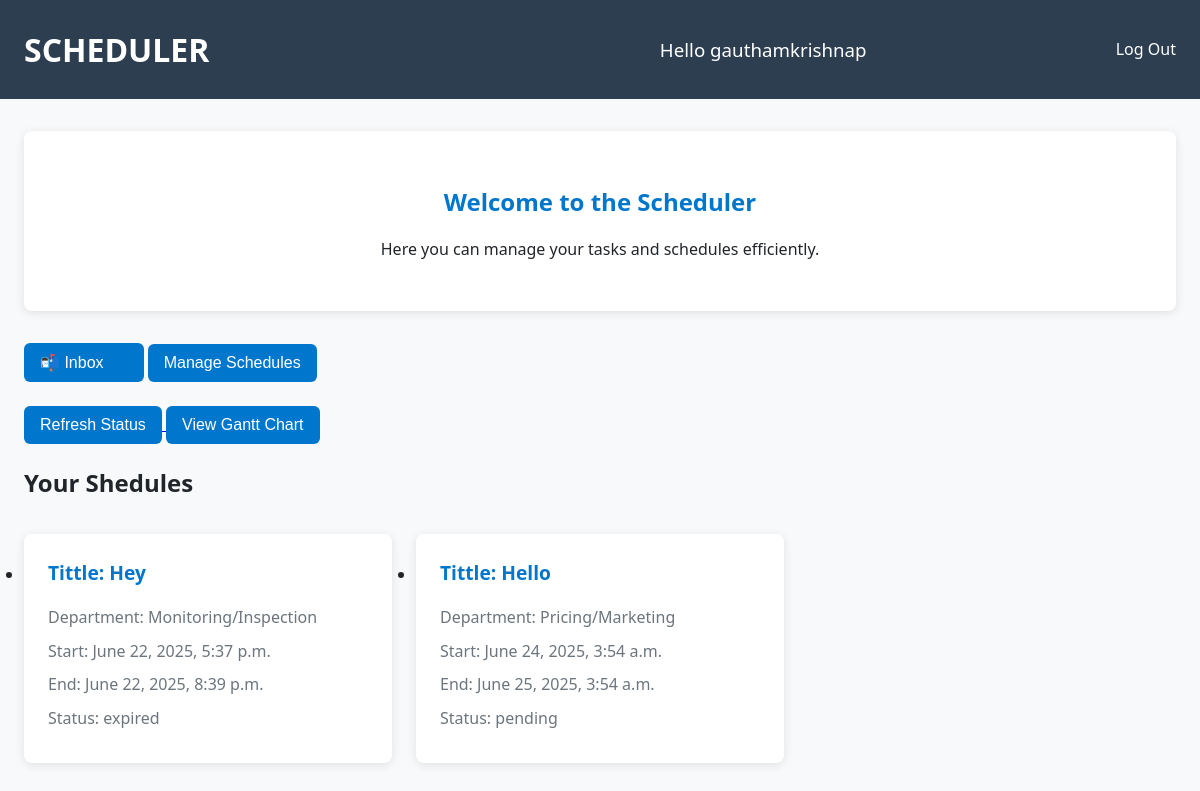
Screenshot of / (signed in) with the database file from the repository.
### home/models.py (models this page shows, shortened)
class Shedule(models.Model):
    user = models.ForeignKey(User, on_delete=models.CASCADE, related_name='schedules')
    title = models.CharField(max_length=100)
    department = models.CharField(max_length=100, blank=True, null=True)
    start_time = models.DateTimeField()
    end_time = models.DateTimeField()
    created_at = models.DateTimeField(auto_now_add=True)
    updated_at = models.DateTimeField(auto_now=True)
    status = models.CharField(max_length=20, null=True, blank=True)

### home/views.py (the view)
# urls.py: path('', views.index, name='index'),
@login_required(login_url='signin')
def index(request):
    shedule = Shedule.objects.filter(user=request.user).order_by('start_time')
    users = User.objects.all()
    unread_count = 0
    if request.user.is_superuser:
        unread_count = Message.objects.filter(read=False).count()
    context = {
        'shedule': shedule,
        'username': request.user.username,
        'users': users if request.user.is_superuser else None , # Show users only to superusers
        'unread_count': unread_count,
    }
    return render(request, 'index.html', context)

### templates/index.html (shortened to what this page needs)
{% load static %}
<!DOCTYPE html>
<html lang="en">
<head>
    <link rel="stylesheet" href="{% static 'sheduler/index.css' %}">
</head>
<body>
    <header>
        <h1>SCHEDULER</h1><br>
            <h3>Hello {{ username }}</h3>
            <nav>
                <ul>
                    <li><a href="/logout">Log Out</a></li>
                </ul>
            </nav>
    </header>
            <main>
              {% if request.user.is_superuser %}
                <section id="welcome-section">
                    <h2>Welcome to the Scheduler</h2>
                    <p>Here you can manage your tasks and schedules efficiently.</p>
                </section>
              {% else %}
                <section id="welcome-section">
                    <h2>Welcome to the Scheduler</h2>
                    <p>Here you can view your schedules and Message to manager.</p>
                </section>
              {% endif %}
                {% if request.user.is_superuser %}
                  <div class="inbox-container">
                      <a href="{% url 'inbox' %}">
                          <button class="inbox-btn">📬 Inbox</button>
                      </a>
                  </div>
                {% endif %}
                {% if request.user.is_superuser %}
                    <a href="{% url 'manage_schedule' %}">
                      <button style="
                        background-color: #0077cc;
                        color: white;
                        padding: 10px 16px;
                        border: none;
                        border-radius: 6px;
                        cursor: pointer;
                        font-size: 1rem;
                      ">
                        Manage Schedules
                      </button>
                    </a>
                {% endif %}
                <br>
                {% if request.user.is_authenticated %}
                  <a href="{% url 'updatestatus' %}">
                    <button style="
                    background-color: #0077cc;
                    color: white;
                    padding: 10px 16px;
                    border: none;
                    border-radius: 6px;
                    cursor: pointer;
                    font-size: 1rem;
                    ">
                    Refresh Status
                    </button>
                  </a>
                  <a href="{% url 'weekly_gantt' %}">
                    <button style="
                    background-color: #0077cc;
                    color: white;
                    padding: 10px 16px;
                    border: none;
                    border-radius: 6px;
                    cursor: pointer;
                    font-size: 1rem;
                    ">
                    View Gantt Chart
                    </button>
                  </a>
                {% endif %}
                <h2>Your Shedules</h2>
                    <section id="task-section">
                        {% if shedule %}
                        <ul class="schedule-list">
                            {% for object in shedule %}
                                <li class="schedule-card">
                                  <div class="schedule-title">
                                    Tittle: {{ object.title }}
                                  </div>
                                  <div class="schedule-info">
                                    <p>Department: {{ object.department }}</p>
                                    <p>Start: {{ object.start_time }}</p>
                                    <p>End: {{ object.end_time }}</p>
                                    <p>Status: {{ object.status }}</p>
                                  </div>
                            {% endfor %}
                          </ul>
                        {% else %}
                          <p>No schedules available.</p>
                        {% endif %}
                </section>
            </main>
    </body>
    </html>

### static/sheduler/index.css (style rules this page uses)
:root { --primary-color: #0077cc; --secondary-color: #6c757d; --accent-color: #28a745; --danger-color: #dc3545; --light-bg: #f8f9fa; --dark-text: #212529; --card-shadow: 0 2px 10px rgba(0, 0, 0, 0.1); }
body { font-family: 'Segoe UI', Tahoma, Geneva, Verdana, sans-serif; line-height: 1.6; margin: 0; padding: 0; background-color: var(--light-bg); color: var(--dark-text); }
header { background-color: #2c3e50; color: white; padding: 1.5rem; display: flex; justify-content: space-between; align-items: center; flex-wrap: wrap; }
header h1 { margin: 0; font-size: 2rem; }
header h3 { margin: 0.5rem 0; font-weight: normal; }
nav ul { list-style: none; padding: 0; margin: 0; display: flex; }
nav li { margin-left: 1.5rem; }
nav a { color: white; text-decoration: none; font-weight: 500; transition: opacity 0.3s; }
main { max-width: 1200px; margin: 2rem auto; padding: 0 1.5rem; }
#welcome-section { text-align: center; margin-bottom: 2rem; padding: 2rem; background-color: white; border-radius: 8px; box-shadow: var(--card-shadow); }
#welcome-section h2 { color: var(--primary-color); margin-bottom: 1rem; }
button, .btn { padding: 10px 16px; border: none; border-radius: 6px; cursor: pointer; font-size: 1rem; transition: all 0.3s ease; text-decoration: none; display: inline-block; }
.inbox-container { position: relative; display: inline-block; margin-bottom: 1.5rem; }
.inbox-btn { background-color: var(--primary-color); color: white; padding-right: 2.5rem; }
#task-section { margin-top: 2rem; }
.schedule-list { display: grid; grid-template-columns: repeat(auto-fill, minmax(300px, 1fr)); gap: 1.5rem; padding: 0; }
.schedule-card { background-color: white; border-radius: 8px; padding: 1.5rem; box-shadow: var(--card-shadow); transition: transform 0.3s; }
.schedule-title { font-weight: bold; font-size: 1.2rem; margin-bottom: 1rem; color: var(--primary-color); }
.schedule-info p { margin: 0.5rem 0; color: var(--secondary-color); }

### rows the page displays
Shedule: title "Hey", department "Monitoring/Inspection", start_time "June 22, 2025, 5:37 p.m.", end_time "June 22, 2025, 8:39 p.m.", status "expired"
Shedule: title "Hello", department "Pricing/Marketing", start_time "June 24, 2025, 3:54 a.m.", end_time "June 25, 2025, 3:54 a.m.", status "pending"

### other values shown
{{ username }} "gauthamkrishnap"
